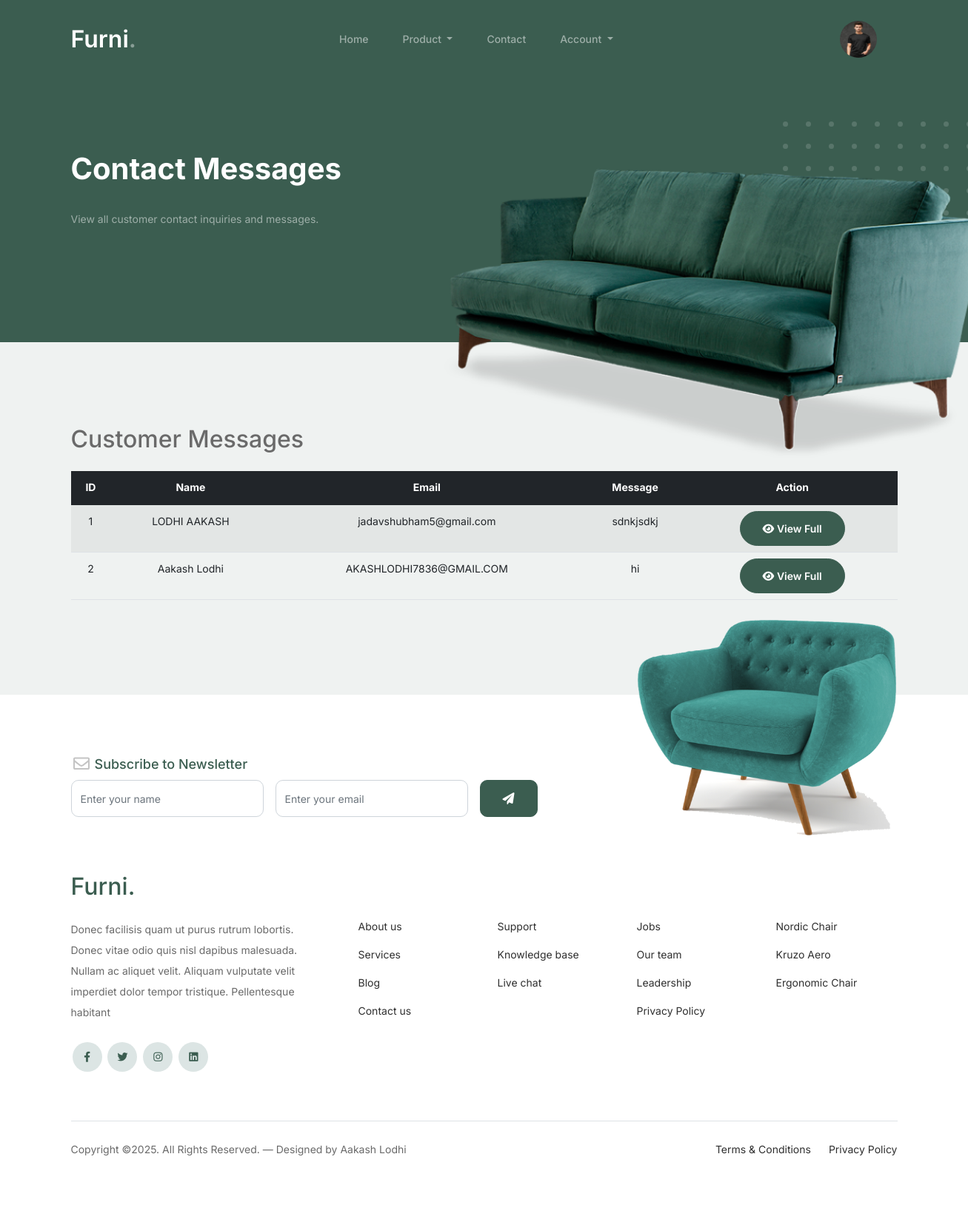
/contact (signed in), run on the app's committed database.
### myapp/models.py (models this page shows, shortened)
class Contact(models.Model):
    fname = models.CharField(max_length=100)
    lname = models.CharField(max_length=100)
    email = models.EmailField()
    message = models.TextField()

### myapp/views.py (the view, shortened to what this page needs)
# urls.py: path('contact', views.contact,name='contact'),
def contact(request):
    try:
        user = User.objects.get(email=request.session['email'])
        if user.usertype == "buyer":
            return render(request, 'contact.html')
        else:
            contacts = Contact.objects.all().order_by('id')
            return render(request, 'seller-contact.html', {'contacts': contacts})
    except:
        return render(request, 'contact.html')

### myapp/templates/seller-contact.html (shortened to what this page needs)
{% extends 'seller-header.html' %}
{% load static %}
{% block content %}
<!doctype html>
<html lang="en">
<head>
	</head>
	<body>
			<div class="hero">
				<div class="container">
					<div class="row justify-content-between">
						<div class="col-lg-5">
							<div class="intro-excerpt">
								<h1>Contact Messages</h1>
								<p class="mb-4">View all customer contact inquiries and messages.</p>
							</div>
						</div>
						<div class="col-lg-7">
							<div class="hero-img-wrap">
								<img src="{% static 'images/couch.png' %}" class="img-fluid">
							</div>
						</div>
					</div>
				</div>
			</div>
		<div class="untree_co-section">
			<div class="container">
				<div class="row">
					<div class="col-12">
						<h2 class="mb-4">Customer Messages</h2>
						{% if contacts %}
						<div class="table-responsive">
							<table class="table table-striped table-hover">
								<thead class="table-dark">
									<tr class="text-center">
										<th>ID</th>
										<th>Name</th>
										<th>Email</th>
										<th>Message</th>
										<th>Action</th>
									</tr>
								</thead>
								<tbody>
									{% for contact in contacts %}
									<tr>
										<td class="text-center">{{ contact.id }}</td>
										<td  class="text-center">{{ contact.fname }} {{ contact.lname }}</td>
										<td  class="text-center">{{ contact.email }}</td>
										<td  class="text-center">{{ contact.message|truncatewords:10 }}</td>
										<td class="text-center">
											<button class="btn btn-sm btn-primary" data-bs-toggle="modal" data-bs-target="#messageModal{{ contact.id }}">
												<i class="fas fa-eye"></i> View Full
											</button>
										</td>
									</tr>
									{% endfor %}
								</tbody>
							</table>
						</div>
						{% else %}
						<div class="alert alert-info">
							No contact messages yet.
						</div>
						{% endif %}
					</div>
				</div>
			</div>
		</div>
	</body>
</html>
{% endblock %}

### myapp/static/css/style.css (style rules this page uses)
body { overflow-x: hidden; position: relative; }
body { font-family: "Inter", sans-serif; font-weight: 400; line-height: 28px; color: #6a6a6a; font-size: 14px; background-color: #eff2f1; }
.hero { background: #3b5d50; padding: calc(4rem - 30px) 0 0rem 0; }
@media (min-width: 768px) { .hero { padding: calc(4rem - 30px) 0 4rem 0; } }
@media (min-width: 992px) { .hero { padding: calc(8rem - 30px) 0 8rem 0; } }
.hero .intro-excerpt { position: relative; z-index: 4; }
@media (min-width: 992px) { .hero .intro-excerpt { max-width: 450px; } }
.hero h1 { font-weight: 700; color: #ffffff; margin-bottom: 30px; }
.hero p { color: rgba(255, 255, 255, 0.5); margin-botom: 30px; }
.hero .hero-img-wrap { position: relative; }
.hero .hero-img-wrap img { position: relative; top: 0px; right: 0px; z-index: 2; max-width: 780px; left: -20px; }
@media (min-width: 768px) { .hero .hero-img-wrap img { right: 0px; left: -100px; } }
@media (min-width: 992px) { .hero .hero-img-wrap img { left: 0px; top: -80px; position: absolute; right: -50px; } }
@media (min-width: 1200px) { .hero .hero-img-wrap img { left: 0px; top: -80px; right: -100px; } }
.hero .hero-img-wrap:after { content: ""; position: absolute; width: 255px; height: 217px; background-image: url("../images/dots-light.svg"); background-size: contain; background-repeat: no-repeat; right: -100px; top: -0px; }
@media (min-width: 1200px) { .hero .hero-img-wrap:after { top: -40px; } }
.btn { font-weight: 600; padding: 12px 30px; border-radius: 30px; color: #ffffff; background: #2f2f2f; border-color: #2f2f2f; }
.btn.btn-primary { background: #3b5d50; border-color: #3b5d50; }
.untree_co-section { padding: 7rem 0; }

### data on the page
Contact: id "1", fname "LODHI", lname "AAKASH", email "jadavshubham5@gmail.com", message "sdnkjsdkj"
Contact: id "2", fname "Aakash", lname "Lodhi", email "AKASHLODHI7836@GMAIL.COM", message "hi"
